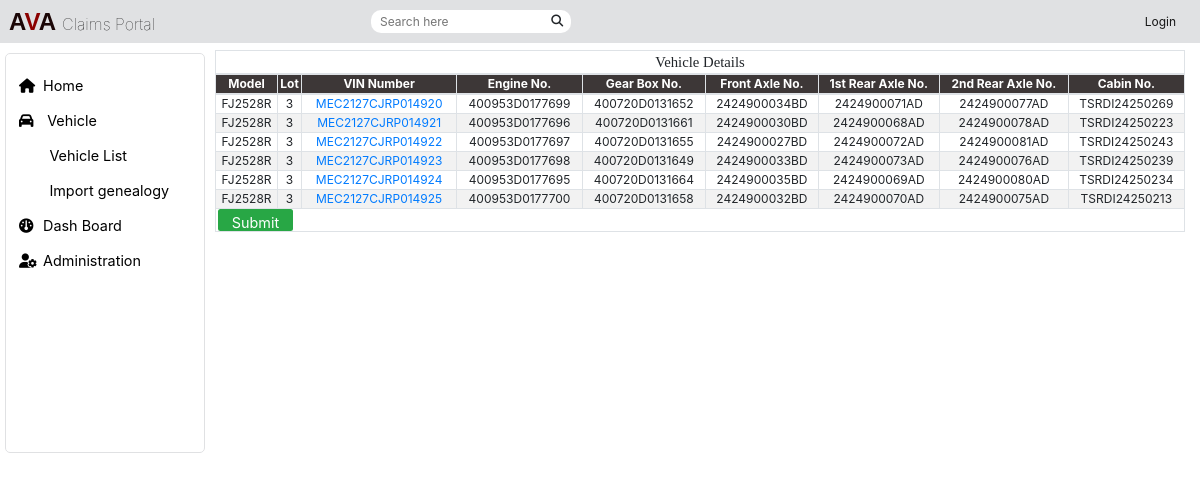
Screenshot of /production/addvehicle/ with the database file from the repository.
### dbmaster/models.py (models this page shows, shortened)
class NavMainMenu(models.Model):
    menu_name =models.CharField('Menu Name',max_length=100,unique=True)
    menu_id=models.CharField('Menu ID',max_length=100,default='')
    icon = models.CharField('Icon Name',max_length=100,default='')
    position =models.IntegerField(default=0)
    active=models.BooleanField('Active',default =True)
    class Meta:
              verbose_name_plural="Main_menu"

class  NavSubMenu(models.Model):
    sub_menu_name = models.CharField('Submenu Name',max_length=100)
    application_name=models.CharField('App Name',max_length = 50,default='')
    url = models.CharField('Url',max_length=100,default='#')
    position =models.IntegerField(default=0)
    active=models.BooleanField('Active',default =True)
    navmainmenu=models.ForeignKey('NavMainMenu', on_delete = models.PROTECT)
    class Meta:
              verbose_name_plural="Sub_menu"

### production/models.py (models this page shows, shortened)
class Vehicle(models.Model): #info to be imported from genealogy excel files
    model = models.CharField(max_length=15,blank=False,null=False) #change to foreighnKey with vehiclemodel
    lot = models.CharField(max_length=10,blank=False,null=False)
    vin_no = models.CharField(max_length=17,blank=False,null=False) #add condition - length has to be 17 characters - legal requirement
    engine_no = models.CharField(max_length=15,blank=False,null=False)
    gearbox_no = models.CharField(max_length=15,blank=False,null=False)
    cabin_no = models.CharField(max_length=15,blank=True,null=True)
    front_axle_no = models.CharField(max_length=15,blank=False,null=False)
    rear_axle1_no = models.CharField(max_length=15,blank=False,null=False)
    rear_axle2_no = models.CharField(max_length=15,blank=True,null=True)
    created = models.DateTimeField(auto_now_add=True)

### production/views.py (the view)
# urls.py: path('addvehicle/', VehicleCreateView.as_view(), name='addvehicle'),
class VehicleCreateView(CreateView):
    model = Vehicle
    form_class = VehicleCreateForm
    form = GenealogyUploadForm
    vehicle_data = Vehicle.objects.all()
    template_name = "production/vehicle-create.html"
    def get_context_data(self, **kwargs):
        context = super().get_context_data(**kwargs)
        vehicle_data = self.vehicle_data
        context["vehicle_data"] = vehicle_data
        return context

### production/forms/vehicleforms.py
class VehicleCreateForm(forms.ModelForm):
    class Meta:
        model = Vehicle
        fields = "__all__"

### dbmaster/context_processor.py (called while the page is built)
def menulist(request):
   Masterquery =NavMainMenu.objects.filter(active=1).order_by('position')
   returnArr={}
   submenulist=[]
   for details in Masterquery:
       submenulist=list(NavSubMenu.objects.filter(navmainmenu_id=details.id,active=1).values('url','application_name','sub_menu_name').order_by('position'))
       submenulist.append(details.icon)
       returnArr[details] =submenulist
   return {
      "menulist": returnArr
   }

### production/templates/production/vehicle-create.html (shortened to what this page needs)
{% extends "layouts/base.html" %}
{% block content %}
<div class="container">
    <form method="POST" action="">
    <table class="table table-striped table-bordered table-hover table-minimal">
        <thead>
            <tr>
                <th colspan="9" style="font-size: 0.92rem !important; font-weight: 200 !important; font-family: Gill Sans;">Vehicle Details</th>
            </tr>
            <tr style="background-color: #3d3737 !important; color: white;">
                <th>Model</th>
                <th>Lot</th>
                <th>VIN Number</th>
                <th>Engine No.</th>
                <th>Gear Box No.</th>
                <th>Front Axle No.</th>
                <th>1st Rear Axle No.</th>
                <th>2nd Rear Axle No.</th>
                <th>Cabin No.</th>
            </tr>
        </thead>
        <tbody>
            {% for data in vehicle_data %}
            <tr>
                <td>{{data.model}}</td>
                <td>{{data.lot}}</td>
                <td><a href="{% url 'production:vehicledetail' data.id %}">{{data.vin_no}} </a></td>
                <td>{{data.engine_no}}</td>
                <td>{{data.gearbox_no}}</td>
                <td>{{data.front_axle_no}}</td>
                <td>{{data.rear_axle1_no}}</td>
                <td>{{data.rear_axle2_no}}</td>
                <td>{{data.cabin_no}}</td>
            </tr>
            {% endfor %}
            <tr>
                <td colspan="9" class="text-left">
                    <input  class="btn btn-success btn-form"  type="submit" name="submit" value="Submit" style="border-radius: 2.5px !important; width: 75px !important; height: 22px !important; margin-left: 2px; font-size: 0.9rem !important;" />
                </td>
            </tr>
        </tbody>
    </table>
    </form>
</div>
{% endblock %}

### templates/layouts/base.html (shortened to what this page needs)
{% load static %}
<!DOCTYPE html>
<html lang="en">
<head>
    <link rel="stylesheet" type="text/css" href="{% static 'css/bootstrap.min.css' %}">
    <link rel="stylesheet" type="text/css" href= "{% static 'css/sidebar.css' %}">
    <link rel="stylesheet" type="text/css" href="{% static 'css/avayetu.css' %}">
    <link rel="stylesheet" type="text/css" href="{% static 'css/jquery-ui.structure.min.css' %}">
    <link rel="stylesheet" type="text/css" href="{% static 'css/jquery-ui.theme.min.css' %}">
    <link rel="stylesheet" type="text/css" href="{% static 'css/font-awesome/css/font-awesome.min.css'%}">
    <link rel="stylesheet" type="text/css" href="{% static 'css/jquery-ui.min.css' %}">
    <link rel="stylesheet" type="text/css" href="https://cdnjs.cloudflare.com/ajax/libs/font-awesome/6.4.2/css/all.min.css">
</head>
<body  class="text-center" style="margin: 20px 0px 10px 0px; font-size:12px; min-height: 90vh !important; line-height: 1.5 !important; ">
  <nav class="navbar navbar-expand-lg navbar-light bg-light  fixed-top nav-hide" style="margin-left: 0px !important; background-color: #e0e1e3 !important;" >
      <div class="project-title">
        <a class="navbar-brand text-left" href="{% url 'home' %}" style="font-weight: bold; margin-left: -7px !important;" >
          <span style="font-family: Arial, Helvetica, sans-serif; font-size: 1.5rem; font-weight: 800 !important;color: rgb(27, 6, 6);"> A<span style="color: darkred !important;">V</span>A  </span> <span style="font-weight:100 !important; font-size: 1rem !important;"> Claims Portal </span>
        </a>
      </div>
      <div class="search" style="margin-left: 200px !important;">
        <label style="margin:auto !important;">
          <input type="text" placeholder="  Search here" style="border:0.2px solid #fff; border-radius: 10px !important; width: 200px !important; height: 23px !important"/>
          <i class="fa fa-search"></i>
        </label>
      </div>
    <ul class="navbar-nav ml-auto mt-lg-0" >
      {% if user.is_authenticated %}
      <li class="nav-item dropdown top-nav-login">
          <a class="nav-link dropdown-toggle" href="#" id="navbarDropdown" role="button" data-toggle="dropdown" aria-haspopup="true" aria-expanded="false">
            <i class="fa fa-user"></i> {{ user.username }}
          </a>
          <div class="dropdown-menu dropdown-menu-right" aria-labelledby="navbarDropdown">
              <a class="dropdown-item" href="{% url 'logout' %}">Logout</a>
              <a class="dropdown-item" href="{% url 'password_change'%}">Change Password</a>
          </div>
      </li>
      {% else %}
      <li class="nav-item active top-nav-login" >
          <a class="nav-link" href="{% url 'login' %}" >Login</a>
      </li>
      {% endif %}
      </ul>
</nav>
<div class="sidebar-menu nav-hide">
  <div class="menu-list" style="margin-top: 10px !important;">
      <li style="max-height: 27px !important;">
        <a href="{% url 'home' %}" ><i class="fa fa-home"></i>&nbsp;Home</a>
      </li>
    {% for  menu, submenus in menulist.items %}
    <li  data-target="#{{menu.menu_id}}" class="collapsed" style="max-height: 27px !important;" > <a href="#"> <i class="{{submenus|last}}"></i> {{menu.menu_name}}</a></li>
        <div  id="{{menu.menu_id}}">
            <ul class="treeview-menu nav navbar-nav side-nav">
            {% for values in submenus %}
            {% if values.sub_menu_name is not None %}
            <li style="max-height: 27px !important;"> <a href="/{{values.application_name}}/{{values.url}}" >&nbsp;&nbsp;&nbsp;&nbsp;&nbsp;&nbsp;&nbsp;&nbsp;{{values.sub_menu_name}}</a></li>
            {% endif %}
          {%endfor %}
            </ul>
      </div>
    {% endfor %}
    <li style="max-height: 27px !important;">
      <a href="#" target="_blank" ><i class="fa fa-dashboard "></i>&nbsp;Dash Board</a>
    </li>
    <li style="max-height: 27px !important;">
      <a href="/admin" target="_blank" ><i class="fa fa-user-gear "></i>&nbsp;Administration</a>
    </li>
  </div>
</div>
<div class="main-content">
{% block content %}
{% endblock %}
</body>
</html>

### static/css/sidebar.css (style rules this page uses)
.sidebar-menu { width: 200px; position: fixed; font-size: 0.9rem !important; font-weight: 400 !important; top: 53px; left: 5px; background: #ffffff; overflow:auto; padding: 8px 0; border: 0.2px solid#e0e1e3; border-radius: 5px !important; height: 400px !important; z-index: 1031; }
.sidebar-menu li { list-style:none; display: block; margin-top: 8px !important; }
.sidebar-menu li a { padding: 0px 8px 6px 6px; text-decoration: none; border-bottom: 0px solid#dee2e6; font-size: 0.9rem !important; text-align: left; color: black; display: block; line-height: 1.8rem; margin-left: 5px !important; }
.sidebar-menu li a i { padding-left: 2px; width: 20px; padding-right: 20px; }
.fixed-top { height: 43px; left: 0px !important; }
.search i { position: absolute; margin-left: -20px !important; margin-top: 5px !important; }

### static/css/avayetu.css (style rules this page uses)
.table-minimal > thead > tr > th, .table-minimal > tbody > tr > th, .table-minimal > tfoot > tr > th, .table-minimal > thead > tr > td, .table-minimal > tbody > tr > td, .table-minimal > tfoot > tr > td { padding: 0px; }
.main-content { margin: 50px 0px 0px 200px; }
input,select { border: 0 !important; width: 100% !important; border-radius: 0 !important; background-color: #fff; }
.btn-form { width: 100px !important; padding:3px 6px; }

### rows the page displays
NavMainMenu: menu_name "Vehicle"
NavSubMenu: sub_menu_name "Vehicle List"
NavSubMenu: sub_menu_name "Import genealogy"
Vehicle: model "FJ2528R", lot "3", vin_no "MEC2127CJRP014920", engine_no "400953D0177699", gearbox_no "400720D0131652", front_axle_no "2424900034BD", rear_axle1_no "2424900071AD", rear_axle2_no "2424900077AD", cabin_no "TSRDI24250269"
Vehicle: model "FJ2528R", lot "3", vin_no "MEC2127CJRP014921", engine_no "400953D0177696", gearbox_no "400720D0131661", front_axle_no "2424900030BD", rear_axle1_no "2424900068AD", rear_axle2_no "2424900078AD", cabin_no "TSRDI24250223"
Vehicle: model "FJ2528R", lot "3", vin_no "MEC2127CJRP014922", engine_no "400953D0177697", gearbox_no "400720D0131655", front_axle_no "2424900027BD", rear_axle1_no "2424900072AD", rear_axle2_no "2424900081AD", cabin_no "TSRDI24250243"
Vehicle: model "FJ2528R", lot "3", vin_no "MEC2127CJRP014923", engine_no "400953D0177698", gearbox_no "400720D0131649", front_axle_no "2424900033BD", rear_axle1_no "2424900073AD", rear_axle2_no "2424900076AD", cabin_no "TSRDI24250239"
Vehicle: model "FJ2528R", lot "3", vin_no "MEC2127CJRP014924", engine_no "400953D0177695", gearbox_no "400720D0131664", front_axle_no "2424900035BD", rear_axle1_no "2424900069AD", rear_axle2_no "2424900080AD", cabin_no "TSRDI24250234"
Vehicle: model "FJ2528R", lot "3", vin_no "MEC2127CJRP014925", engine_no "400953D0177700", gearbox_no "400720D0131658", front_axle_no "2424900032BD", rear_axle1_no "2424900070AD", rear_axle2_no "2424900075AD", cabin_no "TSRDI24250213"
